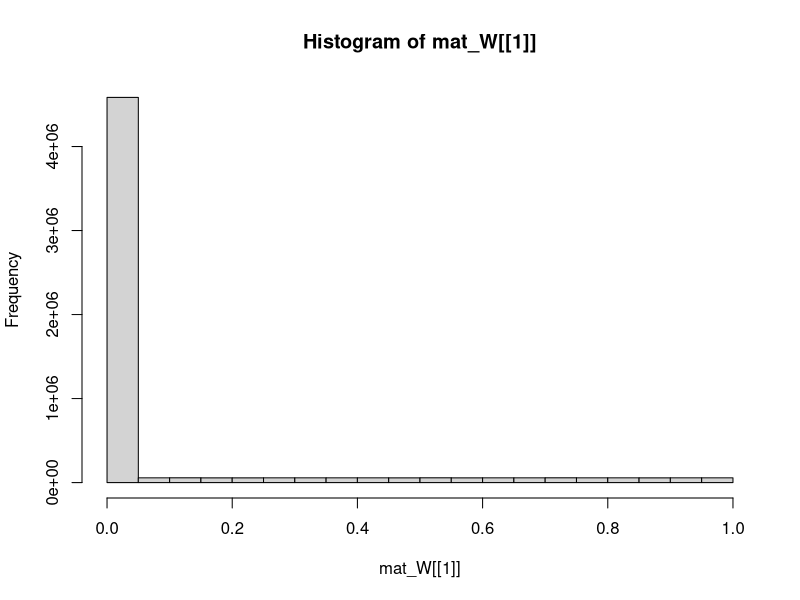
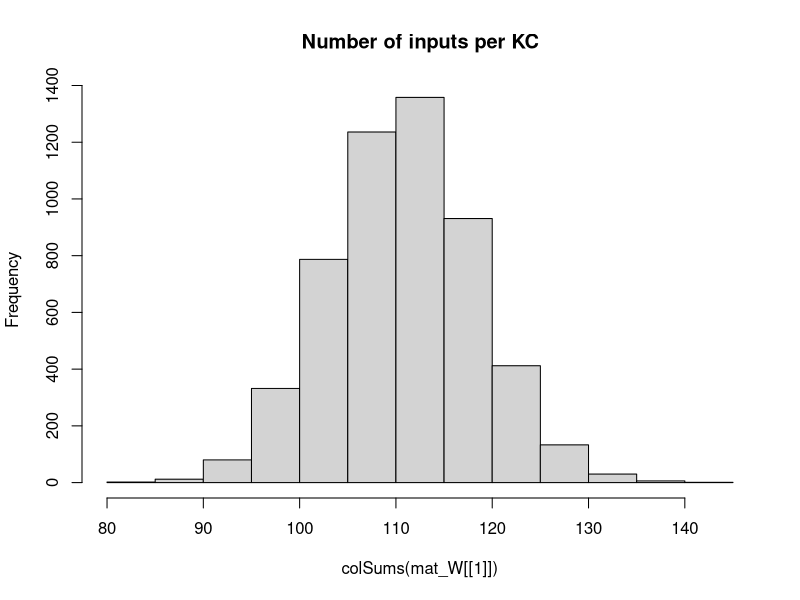

Here is the R script that generated these plots, in order: (Note: this script raises an error after producing the figures.)
## Development Code for Willsaw NN image recognition of zfish larva
## KL 2021
## I will implement a MB random kernel NN as in my Ant Navigation paper 
## This Files Trains the weights of  2 Layer Net : Random Expansion Feature Layer (Random Kernel Trick) -> Perceptron Output neuron 
## The connections in L1 Random Sparse Net are data independent, while L2 wights are trained via +ve larva head template samples to filter patterns that look like larva
## The input images are labeled as Fish and non fish according to the folder they are placed.
# Output is saved as pgm images which are then loaded by tracker software so as to implemend the simple classifier net implemended here 

library("pixmap")
library("yaml")


## Initialiaze the random Weight vector of an L1 (KC) neuron  
init_random_W <- function(m,p){
  # Draw random Number N of Sampled Inputs From Binomial
  n <- rbinom(1,NROW(m),p)
  ## Set N random synapses as inputs to KC
  idx <- sample(1:NROW(m),n)
  m <- runif(NROW(m))/100 ##Weak Synapses
  ## Likely Stronger Subset
  m[idx] <- runif(n) #1/NROW(m)
  return (m)
}

## Sigmoid//logistic Transfer Function
N_transfer <- function(activation)
{
  return (1/(1+exp(-activation)))
}


## Derivative Sigmoid/logistic Transfer Function
N_transfer_D <- function(activation)
{
  return (N_transfer(activation)*(1-N_transfer(activation)) )
}

N_activation <- function(X,W,B)
{
  ## If more Than Half input units (based on Avg inputs) is active - then activate KC
  
  #  if ( sum(X) > KC_THRES )
  #    return (1)
  # else
  ## Bias is just another W attached to a fixed Input 1
  return (X%*%W + B)
}

## Copies A Smaller Matrix To the Middle of a larger one - (Pasting Image on larger canvas)
matrix_paste <- function(src,target)
{
  x_offset <- round((ncol(target)- ncol(src))/2 )
  y_offset <- round((nrow(target)- nrow(src))/2 )
  target[ (1+y_offset):(y_offset+nrow(src)),(1+x_offset):(x_offset+ncol(src))] <-src
  return(target)
}


sparse_binarize <- function(X,INPUT_SPARSENESS)
{
  ## Binarize Input Image / Set Sparsensess ##
  pxsparse = 1.0
  thres_bin = mean(X)
  max_iter = 100
  
  while (pxsparse > INPUT_SPARSENESS & max_iter > 0)
  {
    X_bin <-  as.numeric(X > thres_bin)
    pxsparse <- sum(as.numeric(X_bin[X_bin > 0]))/length(X_bin)
    thres_bin = thres_bin + 0.01;
    max_iter = max_iter + 1
  }
  
  
  message("Input Sparseness:",pxsparse)
  
  return(X_bin)
}



### EXPORT MAtrix to YAML for !!opencv-matrix##
matrixToYamlForOpenCV <- function(mat)
{
  ##!!opencv-matrix
  strHeader <- "!!opencv-matrix\n rows: %d\n cols: %d\n dt: f\n data:["
  
  strHeader <- sprintf(strHeader,nrow(mat),ncol(mat))
  strData = ""
  lineWidth = 100#min(100,length(mat))
  ## COMMENTED OUT AS SUDDENLY as.yaml started adding new Lines in data automatically - The following routine does this manually
  # ##Long Strings Need to be broken by New Lines otherwise OPENCV FIle Storage FAils
  # if (length(mat) > lineWidth){
  #   fcon<- tempfile("matrixYaml")
  #   
  #   ## Need to export To TEMP file as string Concat Is too SLOW
  #   for (i in seq(1,length(mat),lineWidth) ){
  #     write(mat[i:min(i+lineWidth-1,length(mat)-1)], file = fcon,ncolumns = 100, append = TRUE, sep = ", ")
  #     ##cat(",",file = fcon, append = TRUE,fill=FALSE)
  #     #strData = paste0(strData, toString(mat[i:min(i+lineWidth,length(mat))],"\n",width=0))
  #   }
  #   ## Join  All Lines Back INto One String - With Newlines and Commas and Intendation
  #   #strData = noquote()
  #   strData = noquote(paste0(
  #                     readLines(con = fcon, n = -1L, ok = TRUE, warn = TRUE, skipNul = FALSE, encoding = "UTF-8"),
  #                            collapse=",\n         ")) ##
  #   #class(strData) <- "verbatim"
  # }else
    strData = toString(mat)
  
  
  strRet=  noquote(paste0(strHeader,strData,"]")) 
  
  
  ##Character vectors that have a class of ‘verbatim’ will not be quoted in the output YAML 
  class(strRet) <- "verbatim"
  ##class(strRet) <- "verbatim"
  #write(strRet,file = fcon)  
  return(noquote(strRet) )
}




## Process 2 Layer Network - Return Last Node Output produced for each input image
## Note : Input Layer Is Simplified - No activation function needed or Bias - Input image intentities are taken as activations
## Target_output is vector of desired output for each output Neuron these I chose to be L2_1=1 (Fish) L2_2=1 (Non Fish)
net_proc_images <- function(input_list,mat_W,Layer_Bias,learningRate = 0.0)  
{
  
  L_X     <- list() ## Output Of Layer k
  L_A     <- list() ## Activation of  Layer k
  L_delta <- list()  ## Delta is the "cost attributable to (the value of) that node". 
  L2_out <- list()
  
  Target_output = c(1,0)  
  fileidx <- 0
  outError = 0 #'Mean Sq Error Of File Batch'
  ## TRAIN /TEST ##
  img_list <- input_list[,1]
  label_list <-cbind.data.frame(F=(input_list[,2]),NF=(input_list[,3]) )##Target output/labels
  
  ## Matrix Of  image Input Vectors  
  mat_X = matrix(0,ncol=nrow(mat_W[[1]]),nrow=length(img_list) )
  
  for (in_img in img_list)
  {
    fileidx= fileidx + 1
    
    imgT <- read.pnm(as.character(in_img) )
    mat_img <- getChannels(imgT)
    X <- as.vector(mat_img)
    ### Add Fixed input 1 - To operate As Adjustable Bias for each input   
    ##X[length(X)] <- 1 # c(as.vector(mat_img),1)
    
    ##message(in_img," Input Dim:", dim(mat_img)[1],"x",dim(mat_img)[2],"=",dim(mat_img)[2]*dim(mat_img)[1])
    
    if (length(X) > n_top_px)
    {
      warning("input sample too big - skipping")
      next
    }
    
    ## If Loaded image is Smaller than INput - Then Resize (paste into) larger Matrix to fit
    if (length(X) < n_top_px)
    {
      ##message("input sample Smaller than Canvas - pasting")
      mat_t <- matrix(0,nrow=img_dim[1],ncol=img_dim[2])
      mat_img <- matrix_paste(mat_img,mat_t)
      ##message("Converted  Dim:", dim(mat_img)[1],"x",dim(mat_img)[2],"=",dim(mat_img)[2]*dim(mat_img)[1])
    }
    
    ##mypic = new("pixmapGrey", size=dim(mat_img),grey = mat_img);plot(mypic)
    ## Convert to Col Vector
    X <- as.vector(mat_img)
    dim(X) <- c(1,length(X)) ## Make into Row Vector
    if (length(X) > n_top_px)
    {
      warning(in_img,"Image Too large. Skipping")
      next
    }
    
    stopifnot(length(mat_X[fileidx,]) ==length(X) ) 
    mat_X[fileidx,] <- X # Save In Vector to MAtrix
    
    
    ##Input Layer Is Simplified - No activation function needed or Bias - Input image intentities are taken as activations
    ##Activation 
    L_A[[1]] <- X
    L_X[[1]] <- N_transfer(X)
    ## Due to R hell with numbers ecoming Factors I need to do this tricl
    mat_Y <- apply(as.matrix(label_list),2,strtoi)
    
    Target_output <-mat_Y[fileidx,] 
    ### 
    
    ## Forward Propagation ## 
    for (i in 2:(N_Layers+1) )
    {
      L_A[[i]] <- N_activation(L_X[[i-1]], mat_W[[i-1]], Layer_Bias[[i-1]]) ## v_Layer_Bias[i]  
      L_X[[i]] <- N_transfer(L_A[[i]])
    }
    
    outError = outError + sum( ( Target_output - L_X[[i]] ) )
    
    #hist(mat_W[[l-1]],main="before")
    ## Note Indexes L_X and mat/biases are off by one because LX_1 is considerened an input layer, while neural layer is l=2
    ## Back Propagation ##
    for (l in (N_Layers):1 )
    {
      ##On Output Layer
      if (l == (N_Layers))
      {
        ## Element Wise Product (hadamart Product)
        L_delta[[l]] <- ((N_transfer_D(L_X[[l+1]])) * (L_X[[l+1]] - Target_output)) ##*N_transfer_D(L_X[[l]])
      }else{
        #L_delta[[l]] <- L_delta[[l+1]] %*% t(mat_W[[l]])*N_transfer_D(L_X[[l]])
        L_delta[[l]] <-   (L_delta[[l+1]]) %*% t(mat_W[[l+1]]) *N_transfer_D(L_X[[l+1]]) ## %*% t(N_transfer_D(L_X[[l-1]]) )
      }
      
      dE <- t(L_A[[l]]) %*% (L_delta[[l]])  
      dW <- learningRate*dE 
      ##Add average change over batch samples
      mat_W[[l]] <- mat_W[[l]] -  dW ##length(img_list)
      Layer_Bias[[l]] <- Layer_Bias[[l]] - (L_delta[[l]])  
    }
    
    #hist(Layer_Bias[[1]])
    
    #hist(mat_W[[1]],main="After")
    
    #hist( KC_out_act[1,])
    ## Calc Layer 1 output based on Activation Threshold Funciton for Units
    #KC_output <- apply(KC_out_act, 2, N_transfer)
    #dim(KC_output) <-c(1,length(KC_output)) ## Make into Row Vector
    
    ## Learn Positive Samples - Simple Perceptron Learning Rule - Over an augmented input X which is projected To High dim via sparse random matrix in L1##
    ## Take Active L1 outputs And Set L2 Input synapses of Output Neuron to High
    # Continuous output /
    #L2_Neurons_out <<- (as.numeric(( KC_output %*%  W_L2)/N_KC))
    # Weight Gradient -
    #DW <- t(KC_output)%*% (Target_output - L2_Neurons_out)/2
    #W_L2 <<-  W_L2 + learningRate*DW ## Update Weight Vector 
    
    
    ##W_L2[W_L2 < 1] <<- 1 ##Cap To Limit Values - Saturation Of Synapses
    ##W_L2[,outNeuronIdx][W_L2< -1] <<- -1
    
    #stopifnot(ncol(KC_output) == nrow(W_L2))
    ## Calc Output Neuron - Perceptron 
    ## FWD PROP CAlc MSQE - Fwd Propagate Entire Input Matrix 
    ## Forward Propagation ## 
    L1 <- N_transfer(N_activation(mat_X, mat_W[[1]], matrix(rep(Layer_Bias[[1]],nrow(mat_X)),nrow=nrow(mat_X) ))) ## v_Layer_Bias[i]  
    L2 <-  N_transfer(N_activation(L1,mat_W[[2]] , matrix(rep(Layer_Bias[[2]],nrow(mat_X)),nrow=nrow(mat_X) ) )  )
    MSQError =  sum((mat_Y - L2)^2)/nrow(mat_X)
    
    
    L2_out[[fileidx]] <- list(Err=0.5*sum((Target_output - L2[fileidx,])^2),
                              MSERR=MSQError,
                              L2_F=L2[fileidx,1],
                              L2_NF=L2[fileidx,2],
                              KC_active = sum(L1[fileidx,][L1[fileidx,]>0.5]),
                              KC_total = length(L1[fileidx,]),
                              # input_sparse= pxsparse,
                              file=in_img
    )
    
    
    
    message(fileidx,". MSQERR:",MSQError,"  ", L2_out[[fileidx]]$L2_F, "-", L2_out[[fileidx]]$L2_NF, " ERR: ", L2_out[[fileidx]]$Err ," ",in_img)
    
    ##message("Recognition Output for Img ",in_img," is F:",L_X[[3]][1]," non-F:",L_X[[3]][2]," Active KC:",L2_out[[fileidx]]$KC_active/N_KC )
    dim(X) = dim(mat_img)
    
    
    #image(X_bin)
    #title(main = paste(in_img,strRes," R:",L2_Neurons_out[1]-L2_Neurons_out[2]), font.main = 4)
  }
  
  lout <- list(X=mat_X,
               W=mat_W,
               B=Layer_Bias,
               out=data.frame( do.call(rbind,L2_out ) ))
  
  MSQError =  sum((mat_Y - L2)^2)/nrow(mat_X)
  
  return(lout  )
}


img_dim <- c(38,28)
N_Layers <- 2

n_top_px <- img_dim[2]*img_dim[1]
N_KC = n_top_px*5 ## Number of Kenyon Cells (Input layer High Dim Coding)
N_SYN_per_KC <- n_top_px/5 ## Number of pic Features each KC neuron Codes for
KC_THRES <- N_SYN_per_KC*0.25 ## Number of INput that need to be active for KC to fire/Activate
v_Layer_N <- c(n_top_px, N_KC, 2)
Layer_Bias <- list() ## Number of INput that need to be active for Neuron to fire/Activate
INPUT_SPARSENESS = 0.20

mat_W <<- list() # List Of Weight Matrices
## Make Sparse Random Synaptic Weight matrix Selecting Inputs for each KC
for (k in 1:N_Layers)
{
  mat_W[[k]] <- matrix(0,nrow=v_Layer_N[k],ncol=v_Layer_N[k+1])
  ## Init Random
  mat_W[[k]] <- apply(mat_W[[k]],2,init_random_W,N_SYN_per_KC/n_top_px) ##
  Layer_Bias[[k]] <- rep(1,v_Layer_N[k+1]) ## Initialiaze Neural Biases
}

hist(mat_W[[1]])
hist(colSums(mat_W[[1]]),main="Number of inputs per KC")



##Layer 2 (Output Perceptron)
#L2_Neurons <<- 2

## Apply Input Image ##
## list training files 
setwd("/home/kostasl/workspace/zebrafishtrack/Rplots")
sPathTrainingSamples="../img/trainset/fish"
sPathTrainingNonSamples="../img/trainset/nonfish/"
sPathTestingSamplesFish="../img/fish/"
sPathTestingSamplesNonFish="../img/nonfish/"

img_list_train_fish =  cbind(files=list.files(path=sPathTrainingSamples,pattern="*pgm",full.names = T),F=1,NF=0) 
img_list_test_fish = cbind(files=list.files(path=sPathTestingSamplesFish,pattern="*pgm",full.names = T),F=1,NF=0)
img_list_train_nonfish =   cbind(files=list.files(path=sPathTrainingNonSamples,pattern="*pgm",full.names = T),F=0,NF=1)
img_list_test_nonfish =  cbind(files=list.files(path=sPathTestingSamplesNonFish,pattern="*pgm",full.names = T),F=0,NF=1)

img_list_all <- rbind.data.frame(img_list_train_fish,img_list_test_fish,img_list_train_nonfish,img_list_test_nonfish,stringsAsFactors = FALSE)
#img_list_test=  list.files(path=sPathTestingSamples,pattern="*pgm",full.names = T) Samples ##


#img_list_all <- rbind.data.frame(img_list_train_fish,img_list_test_fish,stringsAsFactors = FALSE)


lFitError <- list()
dfitRecord <- data.frame()


for (i in 1:1)
{  
  
  dLearningRate =0.5
  img_list_suffled <- img_list_all[sample(1:nrow(img_list_all)),]
  
  # TRAIN On Fish 
  dnetout <- net_proc_images(img_list_suffled,mat_W,Layer_Bias, dLearningRate)
  mat_W = dnetout$W
  Layer_Bias = dnetout$B
  
  plot(unlist(dnetout$out$MSERR),main=paste(i,"Mean SQ Err"))

}

fishNet <- list(LW1=mat_W[[1]],
                LW2=mat_W[[2]],
                LB1=Layer_Bias[[1]],
                LB2=Layer_Bias[[2]] 
)


#attr(fishNet$LW1, "tag") <- "!!opencv-matrix" ##Adding tags Also Change The Header to Verbatim, which does not work in OPENCV
attr(fishNet$LW2, "tag") <- "!!opencv-matrix"
attr(fishNet$LB1, "tag") <- "!!opencv-matrix"
attr(fishNet$LB2, "tag") <- "!!opencv-matrix"



#fishNet <- list(LW1=Layer_Bias[[2]]
#)
## EXPORT TO YAML FOR OPENCV - Custom/hacked exporter routine specific to OPENCV
filename <- "fishNet.yml"
con <- file(filename, "w")
message("Exporting to YAML-Wait for it , this may take a while...")
write("%YAML:1.0",con) ##Header Is necessary For OPENCV 
## Indentation Needs to be 3
str_yaml<- noquote(as.yaml(fishNet, handlers=list(matrix=matrixToYamlForOpenCV), line.sep="\n",indent=3,unicode=F))
#  CLEAN UP String FRom Escape Chars
## the Var Type tag !!opencv-matrix needs to be on same line as vairable Name - For OpenCV file store - FIX
str_yaml <- gsub("\n  !!opencv-matrix","!!opencv-matrix",str_yaml,fixed = T)
str_yaml <- gsub("\\n","\n",str_yaml,fixed = T)## Remove Escaped NewLines
str_yaml <- gsub("\"","",str_yaml,fixed = T)#Remove Quates

write(noquote(str_yaml),con,append=TRUE) ##Header Is necessary For OPENCV 
close(con)



#}

#       ##Test 
#   dnetout_tfish <- net_proc_images(img_list_test_fish,0.3, c(1,0))
#   #hist(unlist(dnetout_fish$L2_F),breaks=10,main="Class Fish Responses to F+ samples" )
#   ##L1 threshold set too high - patterns do not propagate
#   stopifnot(sum(unlist(dnetout_tfish$KC_active)) > 1)
#     
#   SqError_FisF <- sum((1 -unlist(dnetout_tfish$L2_F))^2)/nrow(dnetout_tfish)
#   SqError_FisNotNF <- sum((-1 -unlist(dnetout_tfish$L2_NF))^2)/nrow(dnetout_tfish)
#   
#   message("Sq. Error: F+:",SqError_FisF," F-:",SqError_FisNotNF)
#   
#   dnetout_tnotfish <- net_proc_images(img_list_test_nonfish,dLearningRate,c(0,1))
#   ##hist(unlist(dnetout_notfish$L2_NF),breaks=10,main="Class Not Fish Responses to F- samples" )
#   
#   SqError_NFisNotF <- sum((-1 -unlist(dnetout_tnotfish$L2_F))^2)/nrow(dnetout_tnotfish)
#   SqError_NFisNF <- sum((1 -unlist(dnetout_tnotfish$L2_NF))^2)/nrow(dnetout_tnotfish)
#   
#   #message("Sq. Error: F+:",SqError_NFisNotF," F-:",SqError_NFisNF)
# 
#   
#   SqClassError = sum(SqError_FisF,SqError_FisNotNF,SqError_NFisNotF,SqError_NFisNF)   
#   lFitError[[i]] = list(S_error=SqClassError,FishisFish=SqError_FisF,FishNotFish=SqError_FisNotNF,
#                         NotFishIsFish=SqError_NFisNotF,
#                         NotFishIsNotFish=SqError_NFisNF)
#   
#   dfitRecord <<- data.frame( do.call(rbind,lFitError ) )
#   plot(unlist(dfitRecord$S_error),xlim=c(1,100) ,xlab="Fit Error",ylim=c(0,2))
# 
# 
# ## Test Fish
# dnetout_testfish <- net_proc_images(img_list_test_fish,0,c(-1,1))
# ##hist(unlist(dnetout_notfish$L2_NF),breaks=10,main="Class Not Fish Responses to F- samples" )
# dnetout_testnonfish <- net_proc_images(img_list_test_nonfish,0,c(-1,1))
# 
# 
# SqError_NFisNotF <- sum((-1 -unlist(dnetout_testfish$L2_F))^2)/nrow(dnetout_testfish)
# SqError_NFisNF <- sum((1 -unlist(dnetout_testfish$L2_NF))^2)/nrow(dnetout_testfish)
# 
# 
# 
# 
# plot(unlist(dfitRecord$S_error),xlim=c(1,100) ,xlab="Fit Error",ylim=c(00,800))
# 
# plot(unlist(dfitRecord$FishisFish) )
# plot(unlist(dfitRecord$FishNotFish) )
# plot(unlist(dfitRecord$NotFishIsFish) )
# plot(unlist(dfitRecord$NotFishIsNotFish) )
# 
# 
# 
# ## Test Responses ## 
# dnetout_test <- net_proc_images(img_list_test,0.0,c(0,0))
# dnetout_test_nonfish <- net_proc_images(img_list_train_nonfish,0.0,c(-1,1))
# 
# 
# 
# colSums(W_L2)
# 
# l_out_n <- net_proc_images(img_list_train_nonfish,-dLearningRate/5,1)
# colSums(W_L2)
# 
# colSums(W_L2)
# 
# 
#  ## Save KC Matrix As Image (To Be loaded by Tracker)
#  ## Save Trained Weights As Image (To load by Tracker)
#  KC_sparse_pic <- pixmapGrey(mat_W[[1]], nrow=dim(mat_W[[1]])[1],ncol=dim(mat_W[[1]])[2])
#  plot(KC_sparse_pic)
#  write.pnm(KC_sparse_pic,file="L1_W_SparseNet.pgm")
# # 
# # ## Shift Values
#  L_W2 <- (mat_W[[2]])+1.0
#  L_W2 <- apply(L_W2,2,rev)
#  Lout_pic <- pixmapGrey(L_W2, nrow=dim(mat_W[[2]])[1],ncol=dim(mat_W[[2]])[2],cellres=1)
#  plot(Lout_pic)
#  write.pnm(Lout_pic,file="L2_W_SparseNet.pgm")
# 
#  Lout_pic <- pixmapGrey(Layer_Bias[[1]], nrow=dim(Layer_Bias[[1]])[1],ncol=dim(Layer_Bias[[1]])[2],cellres=1)
#  plot(Lout_pic)
#  write.pnm(Lout_pic,file="L1_B_SparseNet.pgm")
#  
#  
#  Lout_pic <- pixmapGrey(Layer_Bias[[2]],  nrow=dim(Layer_Bias[[2]])[1],ncol=dim(Layer_Bias[[2]])[2],cellres=1)
#  plot(Lout_pic)
#  write.pnm(Lout_pic,file="L2_B_SparseNet.pgm")
#  #
#  # 
# # 
# ## Load Matrix And Test
# imgT <- read.pnm(file="L1_W_SparseNet.pgm")
# mat_WL1 <- getChannels(imgT)
# 
# imgT <- read.pnm(file="L2_W_SparseNet.pgm")
# mat_WL2 <- getChannels(imgT)-1.0 ##Reverse Order

# 
# hist(W_L2)
# 
# cc <- getChannels(Lout_pic)
# plot(pic_outL)
